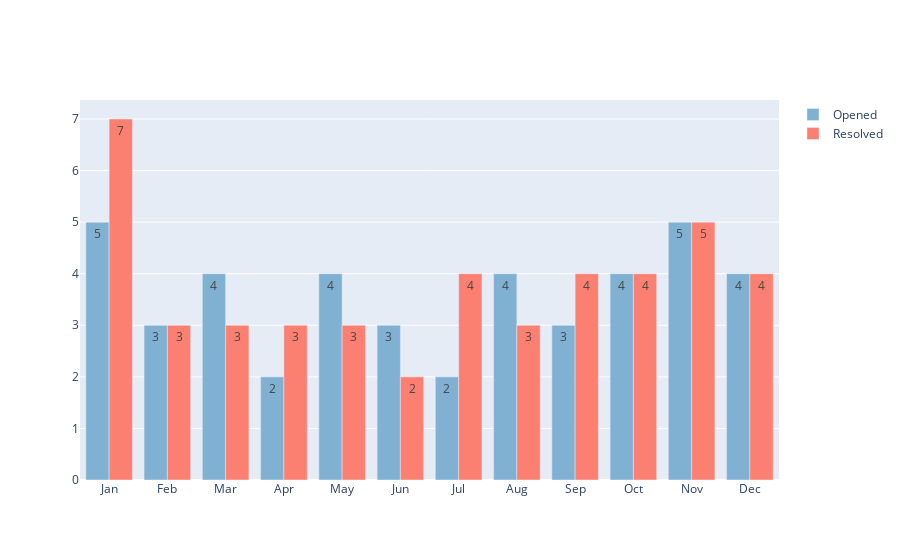

Notebook code cell kept with this figure:
### Code cell
# Create figure for 'df_inc_open_and_close'
colors = px.colors.qualitative.Set3

fig2 = go.Figure(data=[
    go.Bar(name='Opened', x=inc_mn_2022, y=inc_ymc_opened_2022, text=inc_ymc_opened_2022, marker=dict(color=colors[4])),
    go.Bar(name='Resolved', x=inc_mn_2022, y=inc_ymc_resolved_2022, text=inc_ymc_resolved_2022, marker=dict(color=colors[3])),
])

fig2.show()

### Figure 1 — Plotly figure (JSON) as saved in the notebook; plotly's stock layout.template omitted (floating-point values rounded to 4 significant figures)
{"data": [{"marker": {"color": "rgb(128,177,211)"}, "name": "Opened", "text": ["5", "3", "4", "2", "4", "3", "2", "4", "3", "4", "5", "4"], "type": "bar", "x": ["Jan", "Feb", "Mar", "Apr", "May", "Jun", "Jul", "Aug", "Sep", "Oct", "Nov", "Dec"], "y": [5, 3, 4, 2, 4, 3, 2, 4, 3, 4, 5, 4]}, {"marker": {"color": "rgb(251,128,114)"}, "name": "Resolved", "text": ["7", "3", "3", "3", "3", "2", "4", "3", "4", "4", "5", "4"], "type": "bar", "x": ["Jan", "Feb", "Mar", "Apr", "May", "Jun", "Jul", "Aug", "Sep", "Oct", "Nov", "Dec"], "y": [7, 3, 3, 3, 3, 2, 4, 3, 4, 4, 5, 4]}], "layout": {}}
